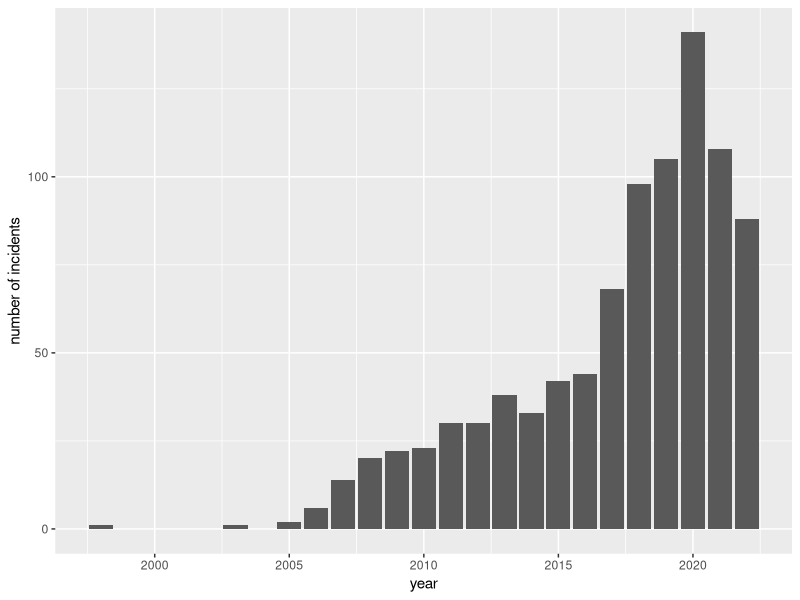
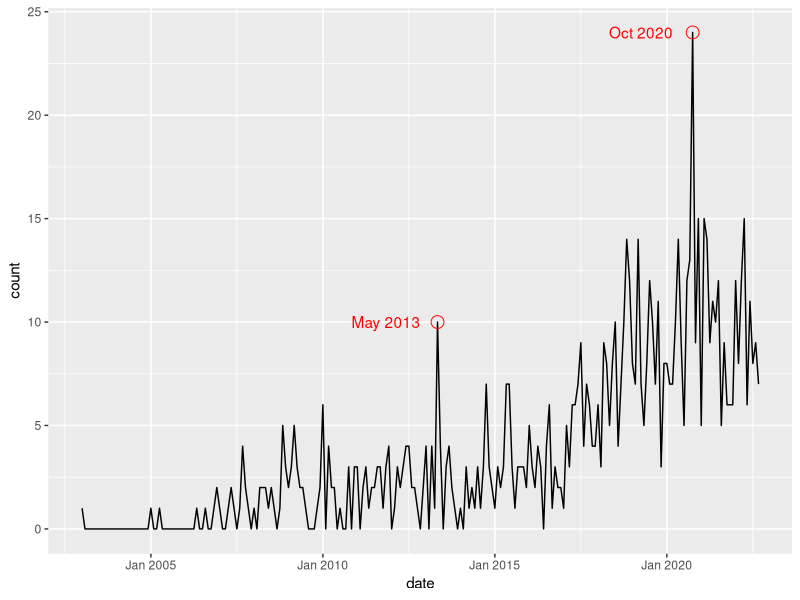
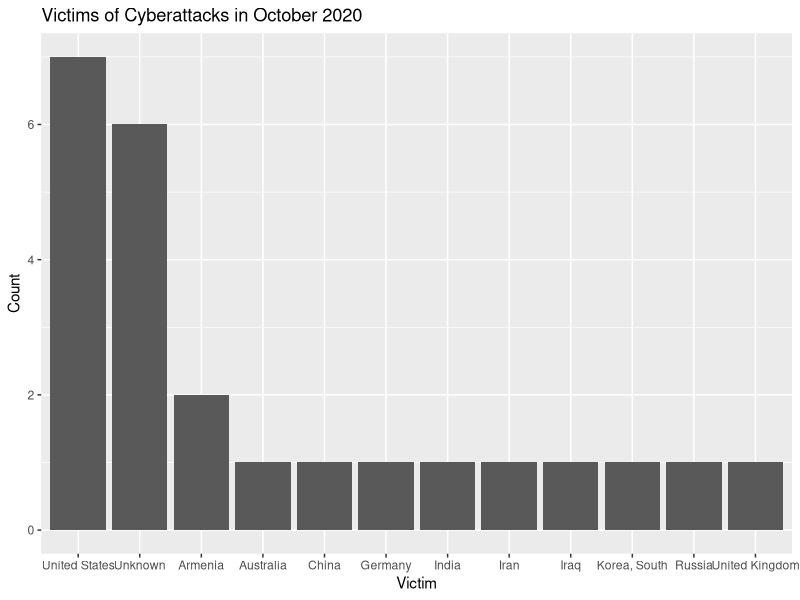
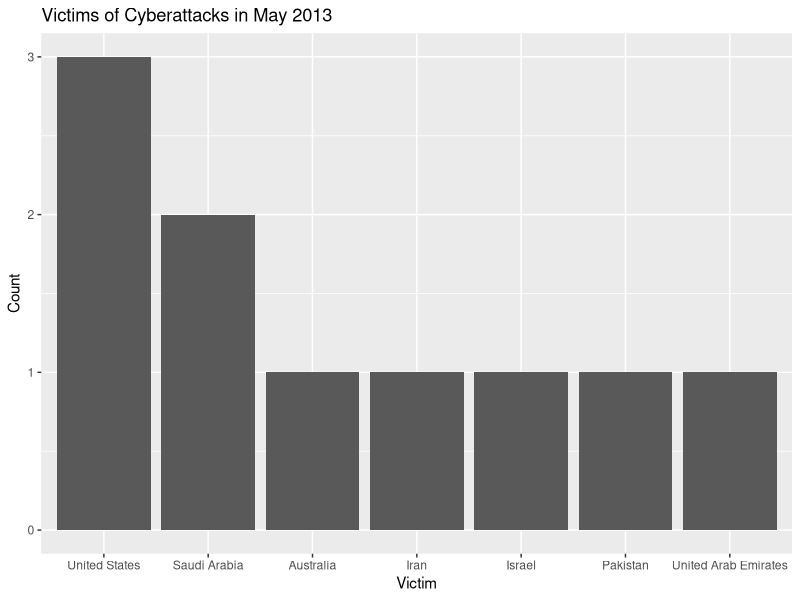
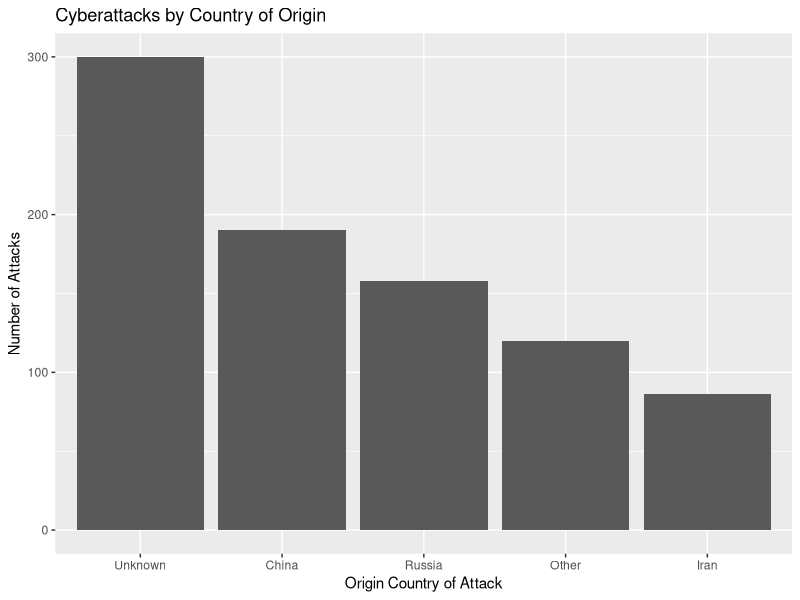
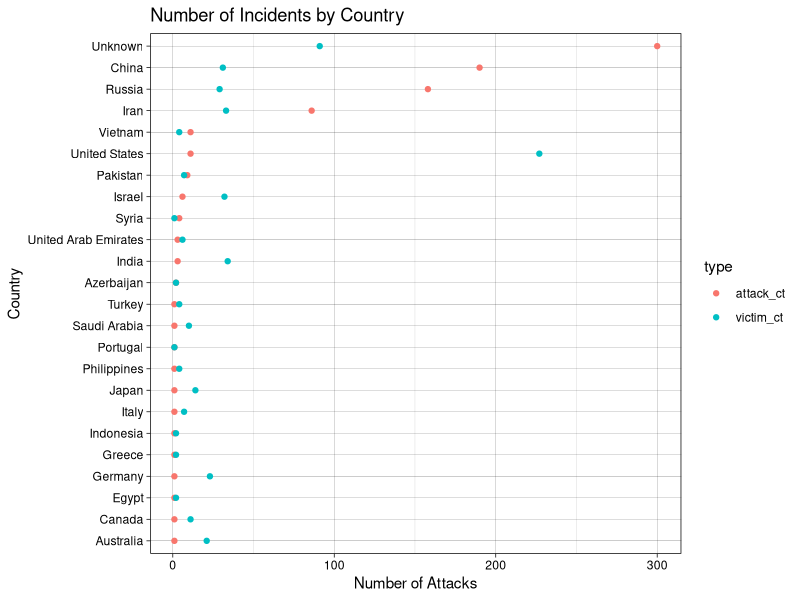
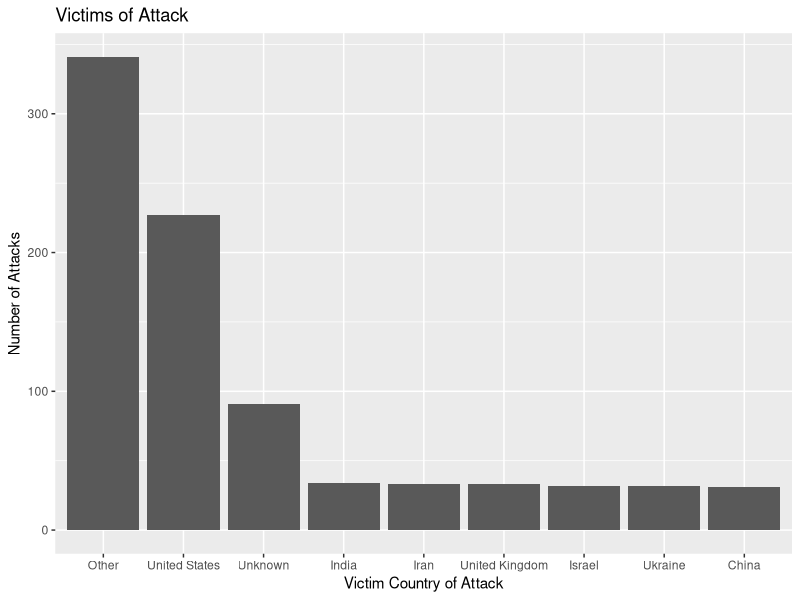
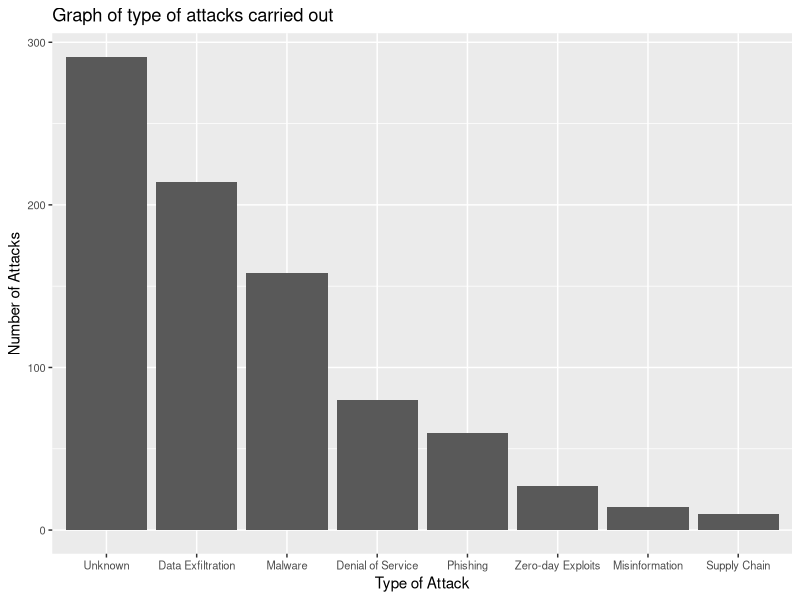

Here is the R script that generated these plots, in order:
## ---- chunk 1
library(zoo)
library(ggplot2)
library(dplyr)
library(ggalluvial)
library(tidyverse)
library(knitr)
library(tidyr)
## ---- chunk 2
df = read.csv('./data/cybersecurity_incidents_final.csv')
df = df %>% rename(attacker=country, victim=country.1)
## ---- chunk 3
inc <- filter(df, year > 2022)

dscp <- inc$Description

# update data
idx <- which(df$year>2022)

df[52,]$year <- 2022

## ---- chunk 4

ci_by_year <- count(df, year)

ggplot(ci_by_year, aes(x=year, y=n)) +
  geom_bar(stat='identity') +
  ylab("number of incidents")

## ---- chunk 5
df$date = as.yearmon(paste(df$year, df$month), "%Y %b")

df = filter(df, year<=2022)
df = df %>% drop_na(date)
datecounts = df %>% group_by(date,year) %>% summarize(count=n()) %>% arrange(date) %>% ungroup() %>%
  complete(date = seq(first(date), last(date), by = 1 / 12), fill = list(rate = 0)) %>% ungroup()
datecounts[is.na(datecounts)] = 0
ggplot(datecounts, aes(date,count)) +
  geom_line() +
  geom_text(data=filter(datecounts, count > 20|(year<2015&count>9)),
            aes(date,count,label=date), nudge_x = -1.5, color='red') +
  geom_point(data=filter(datecounts, count > 20|(year<2015&count>9)),
             pch=21,
             size=4,
             colour="red")
## ---- chunk 6
oct = df %>% filter(date=='October 2020') %>% group_by(victim) %>% summarise(Freq=n())%>%ungroup()
par(mfrow=c(1,2))
ggplot(oct, aes(reorder(victim, -Freq),Freq))+
  geom_bar(stat="identity")+
  ggtitle("Victims of Cyberattacks in October 2020")+
  xlab("Victim")+
  ylab("Count")
## ---- chunk 7
oct = df %>% filter(date=='May 2013') %>% group_by(victim) %>% summarise(Freq=n())%>%ungroup()
par(mfrow=c(1,2))
ggplot(oct, aes(reorder(victim, -Freq),Freq))+
  geom_bar(stat="identity")+
  ggtitle("Victims of Cyberattacks in May 2013")+
  xlab("Victim")+
  ylab("Count")
## ---- chunk 8
# choosing cutoff = 75
attackers = df %>% group_by(attacker)  %>%
                    summarise(attacker_count = n()) %>% ungroup()
top_attackers = filter(attackers, attacker_count > 75)

# group the remaining data in a new "OTHER" category
df = df %>% mutate(attacker_w_other_grp = ifelse(attacker %in% top_attackers$attacker, attacker, 'Other'))

# group by attacker origin
df_attackers_o = df %>% group_by(attacker_w_other_grp)  %>%
                    summarise(attacker_count = n())
# sort
df_attackers_o = df_attackers_o %>%
  arrange(attacker_count) %>%
  mutate(attacker=factor(attacker_w_other_grp, levels=attacker_w_other_grp))

ggplot(df_attackers_o, aes(x=reorder(attacker,-attacker_count), y=attacker_count)) +
  geom_bar(stat='identity') +
  ggtitle('Cyberattacks by Country of Origin')+
  ylab('Number of Attacks') +
  xlab('Origin Country of Attack')
## ---- chunk 9

attackers = df %>% group_by(attacker)  %>%
                    summarise(attack_ct = n()) %>% ungroup() %>% 
                    rename(country=attacker)
victims = df %>% group_by(victim)  %>%
                    summarise(victim_ct = n()) %>% ungroup() %>%
                    rename(country=victim)

vc_at_combined <- merge(attackers, victims)


# Cleveland dot plot
vc_at_combined %>% 
  gather(key='type',value='count',attack_ct,victim_ct) %>% 
  ggplot(aes(x=count, y=fct_reorder2(country,type=='attack_ct',count,.desc=FALSE), colour=type)) +
  geom_point() +
  theme_bw() +
  xlab('Number of Attacks') +
  ylab('Country') +
  ggtitle('Number of Incidents by Country') +
  theme_linedraw()
## ---- chunk 10
# choosing cutoff = 30
victims = df %>% group_by(victim)  %>%
                    summarise(victim_count = n()) %>% ungroup()

top_victims = filter(victims, victim_count > 30)

# group the remaining data in a new "OTHER" category
df = df %>% mutate(victim_w_other_grp = ifelse(victim %in% top_victims$victim, victim, 'Other'))

# group by attacker origin
df_victims_o = df %>% group_by(victim_w_other_grp)  %>%
                    summarise(victim_count = n()) %>% ungroup()
# sort
df_victims_o = df_victims_o %>%
  arrange(victim_count) %>%
  mutate(victim=factor(victim_w_other_grp, levels=victim_w_other_grp))

ggplot(df_victims_o, aes(x=reorder(victim, -victim_count), victim_count)) +
  geom_bar(stat='identity') +
  xlab('Victim Country of Attack')+
  ylab('Number of Attacks') +
  ggtitle("Victims of Attack")
## ---- chunk 11
# # Cleveland dot plot
# ggplot(df_attackers_o, aes(attacker_count, reorder(attacker_w_other_grp,attacker_count), label = attacker_count)) +
#   geom_segment(aes(yend = attacker_w_other_grp), xend = 0, colour = "grey50") +
#   geom_point(col = 'darkblue') +
#   geom_text(size = 2.2, hjust = -0.5, vjust = 0.5) + 
#   theme_bw() +
#   xlab('Number of Attacks') +
#   ylab('Origin Country of Attack') +
#   ggtitle('Origin of Attack') +
#   theme(panel.grid.major.y = element_blank()) 
## ---- chunk 12
ggplot(df%>%group_by(hacktype)%>%summarize(hacktype_count=n()), aes(x=reorder(hacktype,-hacktype_count),y=hacktype_count)) +
  geom_bar(stat='identity') +
  xlab('Type of Attack')+
  ylab('Number of Attacks') +
  ggtitle('Graph of type of attacks carried out') +
  theme(axis.text=element_text(size=8))

## ---- chunk 13
# choosing cutoff = 100
hacktypes = df %>% group_by(hacktype)  %>%
                    summarise(hacktype_count = n()) %>% ungroup()
top_hacktypes = filter(hacktypes, hacktype_count> 100)

# group the remaining data in a new "OTHER" category
df = df %>% mutate(hacktype_w_other_grp = ifelse(hacktype %in% top_hacktypes$hacktype, hacktype, 'Other'))

# group by attacker origin
df_hacktypes_o = df %>% group_by(hacktype_w_other_grp)  %>%
                    summarise(hacktype_count = n()) %>%  ungroup()
# sort
df_hacktypes_o = df_hacktypes_o %>%
  arrange(hacktype_count) %>%
  mutate(hacktype=factor(hacktype_w_other_grp, levels=hacktype_w_other_grp))
## ---- chunk 14
# choosing cutoff = 35
victims = df %>% group_by(victim)  %>%
                    summarise(victim_count = n()) %>% ungroup()
top_victims = filter(victims, victim_count> 35)

# group the remaining data in a new "OTHER" category
df = df %>% mutate(victim_w_other_grp = ifelse(victim %in% top_victims$victim, victim, 'Other'))

# group by attacker origin
df_victims_o = df %>% group_by(victim_w_other_grp)  %>%
                    summarise(victim_count = n()) %>%  ungroup()
# sort
df_victims_o = df_victims_o %>%
  arrange(victim_count) %>%
  mutate(victim=factor(victim_w_other_grp, levels=victim_w_other_grp))
## ---- chunk 15
attackervictimgrp = df %>% group_by(attacker_w_other_grp,hacktype_w_other_grp,victim_w_other_grp) %>% 
  summarize(Freq=n()) %>%
  ungroup()

ggplot(attackervictimgrp, aes(axis1=attacker_w_other_grp,axis2=hacktype_w_other_grp,axis3=victim_w_other_grp, y=Freq)) +
  geom_alluvium(color='black') +
  geom_stratum() +
  geom_text(stat='stratum', aes(label=paste(after_stat(stratum),"\n",after_stat(count))))+
  scale_x_discrete(limits=c("attacker_w_other_grp","hacktype_w_other_grp","victim_w_other_grp"))
## ---- chunk 16
attackervictimgrp = df %>% group_by(attacker_w_other_grp,hacktype_w_other_grp,victim_w_other_grp)%>%
  summarize(Freq=n()) %>% 
  ungroup()

ggplot(attackervictimgrp, aes(axis1=attacker_w_other_grp,axis2=hacktype_w_other_grp,axis3=victim_w_other_grp, y=Freq)) +
  geom_flow(color='black') +
  geom_stratum() +
  geom_text(stat='stratum', aes(label=paste(after_stat(stratum),"\n",after_stat(count))))+
  scale_x_discrete(limits=c("attacker_w_other_grp","hacktype_w_other_grp","victim_w_other_grp"))
## ---- chunk 17
tempdf = df %>% group_by(attacker_w_other_grp,hacktype_w_other_grp) %>% 
  summarize(Freq=n()) %>% 
  ungroup()

ggplot(tempdf, aes(axis1=attacker_w_other_grp,axis2=hacktype_w_other_grp, y=Freq)) +
  geom_alluvium(color='black') +
  geom_stratum() +
  geom_text(stat='stratum', aes(label=paste(after_stat(stratum),"\n",after_stat(count))))+
  scale_x_discrete(limits=c("attacker_w_other_grp","hacktype_w_other_grp"))
## ---- chunk 18
tempdf = df %>% group_by(attacker_w_other_grp,victim_w_other_grp) %>% 
  summarize(Freq=n()) %>% 
  ungroup()

ggplot(tempdf, aes(axis1=attacker_w_other_grp,axis2=victim_w_other_grp, y=Freq)) +
  geom_alluvium(color='black') +
  geom_stratum() +
  geom_text(stat='stratum', aes(label=paste(after_stat(stratum),"\n",after_stat(count))))+
  scale_x_discrete(limits=c("attacker_w_other_grp","victim_w_other_grp"))
## ---- chunk 19
tempdf = df %>% group_by(hacktype_w_other_grp,victim_w_other_grp) %>% 
  summarize(Freq=n()) %>% 
  ungroup()

ggplot(tempdf, aes(axis1=hacktype_w_other_grp,axis2=victim_w_other_grp, y=Freq)) +
  geom_alluvium(color='black') +
  geom_stratum() +
  geom_text(stat='stratum', aes(label=paste(after_stat(stratum),"\n",after_stat(count))))+
  scale_x_discrete(limits=c("hacktype_w_other_grp","victim_w_other_grp"))
## ---- chunk 20
industry = df %>% group_by(industry) %>% 
  summarize(count=n()) %>% 
  ungroup()

ggplot(industry, aes(reorder(industry,-count),count)) +
  geom_bar(stat='identity')+
  ggtitle("Industry Attacked") +
  xlab("Industry") +
  ylab("Number of Attacks") +
  theme(axis.text=element_text(size=5))

